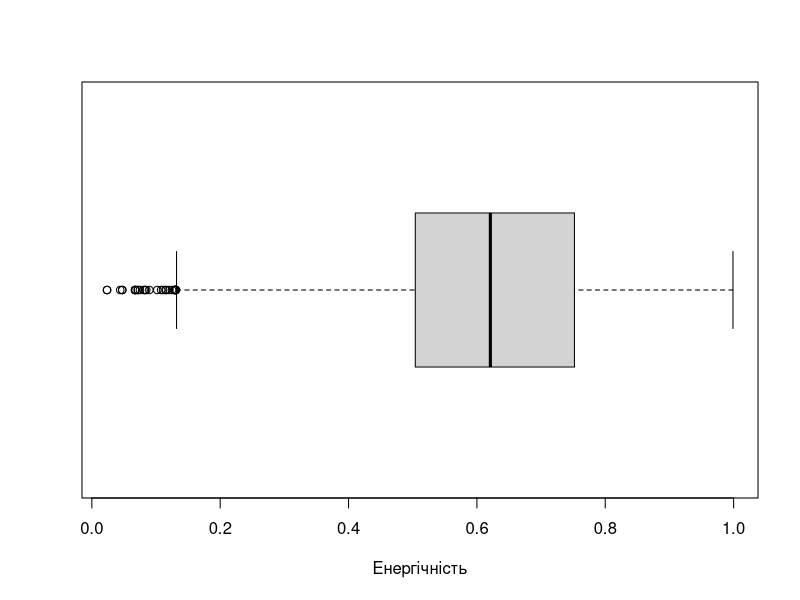

Recreate this plot in R.
options(scipen=5)
songs <- read.csv(file = 'tiktok.csv')
energy <- songs$energy

boxplot(
  energy,
  main = "",
  xlab = "Енергічність",
  ylab = "",
  horizontal = TRUE,
  notch = FALSE
  )
